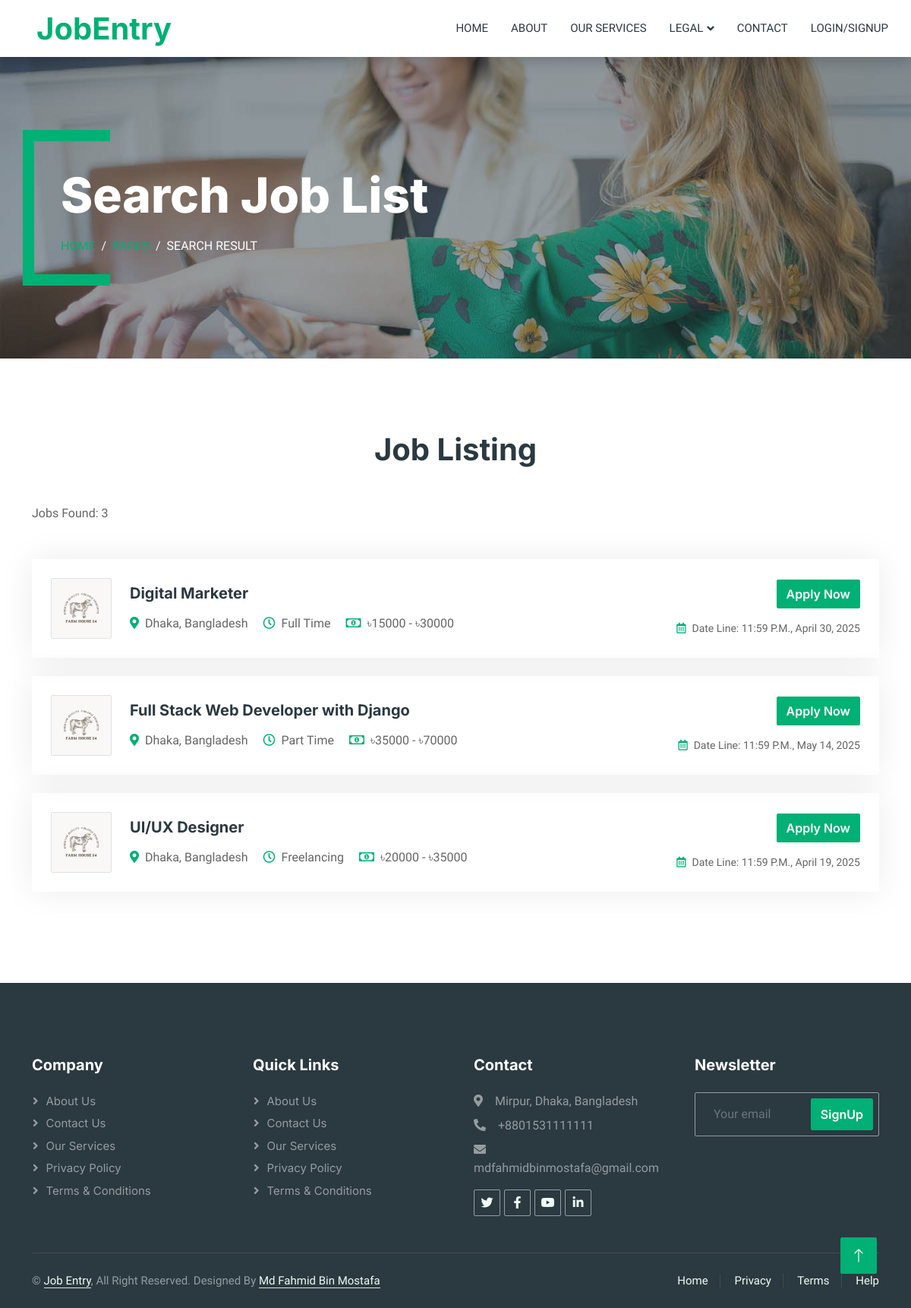
/search_job, run on the app's committed database.
### jobapp/models.py (models this page shows, shortened)
class Job(models.Model):
    company_name = models.ForeignKey(Recuiter, on_delete=models.CASCADE)
    email = models.EmailField(null=True)
    description = CKEditor5Field(config_name='default')
    website = models.CharField(max_length=50, null=True, blank=True)
    position = models.CharField(max_length=100)
    slug = AutoSlugField(populate_from='position', unique=True)
    min_salary = models.IntegerField()
    max_salary = models.IntegerField()
    job_type = models.ForeignKey(Type, null=True, on_delete=models.CASCADE)
    category = models.ForeignKey(Category, on_delete=models.CASCADE, null=True)
    post_date = models.DateField(auto_now_add=True, null=True)
    post_time = models.TimeField(auto_now_add=True, null=True)
    apply_date = models.DateField(null=True)
    apply_time = models.TimeField(null=True)
    vacancy = models.IntegerField(null=True)
    responsibility = CKEditor5Field(config_name='default', null=True, blank=True)
    qualification = CKEditor5Field(config_name='default', null=True, blank=True)

class Recuiter(models.Model):
    user = models.OneToOneField(CustomUser, on_delete=models.CASCADE, null=True)
    first_name = models.CharField(max_length=50, null=True)
    last_name = models.CharField(max_length=50, null=True)
    state = models.CharField(max_length=50)
    country = models.CharField(max_length=50)
    company = models.CharField(max_length=50)
    logo = models.ImageField(upload_to='company_logo')

class Type(models.Model):
    job_type = models.CharField(max_length=50)
    def __str__(self):
        return self.job_type

### jobapp/views.py (the view)
# urls.py: path('search_job', views.searching, name='search_job'),
def searching(request):
    remain_date = None
    remain_time = None
    job_title = request.POST.get('job_title', '')
    category = request.POST.get('category', '')
    location = request.POST.get('location', '')
    if job_title and location and category:
        jobs = Job.objects.filter(Q(position__icontains=job_title) & Q(company_name__state__icontains=location) & Q(category__category__icontains=category))
    elif category:
        jobs = Job.objects.filter(category__category__icontains=category)
    elif job_title:
        jobs = Job.objects.filter(position__icontains=job_title)
    elif location:
        jobs = Job.objects.filter(company_name__state__icontains=location)
    else:
        jobs = Job.objects.all()
    current_date = datetime.now().date()
    current_time = datetime.now().time()
    def convert_to_timedelta(time_value):
        return timedelta(hours=time_value.hour, minutes=time_value.minute, seconds=time_value.second)
    current_time_timedelta = convert_to_timedelta(current_time)
    job_data = []
    for job in jobs:
        remain_date = job.apply_date - current_date
        apply_time_timedelta = convert_to_timedelta(job.apply_time)
        remain_time = apply_time_timedelta - current_time_timedelta
        if remain_date.days ==  0 and remain_time.total_seconds() < 0:
            job.delete()
        job_data.append({
            'job': job,
            'remain_date': remain_date,
            'remain_time': remain_time
        })
    job_count = len(job_data)
    return render(request, "search-result.html", {'job': jobs, 'remain_date': remain_date, 'remain_time': remain_time, 'job_count': job_count})

### templates/search-result.html (shortened to what this page needs)
{% extends 'base.html' %} {% load static %} {% block content %}
<div class="container-xxl py-5 bg-dark page-header mb-5">
  <div class="container my-5 pt-5 pb-4">
    <h1 class="display-3 text-white mb-3 animated slideInDown">
      Search Job List
    </h1>
    <nav aria-label="breadcrumb">
      <ol class="breadcrumb text-uppercase">
        <li class="breadcrumb-item"><a href="#">Home</a></li>
        <li class="breadcrumb-item"><a href="#">Pages</a></li>
        <li class="breadcrumb-item text-white active" aria-current="page">
          Search Result
        </li>
      </ol>
    </nav>
  </div>
</div>
<div class="container-xxl py-5">
  <div class="container">
    <h1 class="text-center mb-5">Job Listing</h1>
    <p class="text-left mb-5">Jobs Found: {{job_count}}</p>
    {% for job in job %}
    <div class="job-item p-4 mb-4">
      <div class="row g-4">
        <div class="col-sm-12 col-md-8 d-flex align-items-center">
          <img
            class="flex-shrink-0 img-fluid border rounded"
            src="{{job.company_name.logo.url}}"
            alt=""
            style="width: 80px; height: 80px"
          />
          <div class="text-start ps-4">
            <h5 class="mb-3">{{job.position}}</h5>
            <span class="text-truncate me-3"
              ><i class="fa fa-map-marker-alt text-primary me-2"></i
              >{{job.company_name.state}}, {{job.company_name.country}}</span
            >
            <span class="text-truncate me-3"
              ><i class="far fa-clock text-primary me-2"></i
              >{{job.job_type}}</span
            >
            <span class="text-truncate me-0"
              ><i class="far fa-money-bill-alt text-primary me-2"></i
              >৳{{job.min_salary}} - ৳{{job.max_salary}}</span
            >
          </div>
        </div>
        <div
          class="col-sm-12 col-md-4 d-flex flex-column align-items-start align-items-md-end justify-content-center"
        >
          <div class="d-flex mb-3">
            <a class="btn btn-primary" href="{% url 'job_details' job.slug %}"
              >Apply Now</a
            >
          </div>
          <small class="text-truncate"
            ><i class="far fa-calendar-alt text-primary me-2"></i>Date Line:
            <span style="text-transform: uppercase">{{job.apply_time}}, </span
            >{{job.apply_date}}</small
          >
        </div>
      </div>
    </div>
    {% endfor %}
  </div>
</div>
{% endblock %}

### templates/base.html (shortened to what this page needs)
<!DOCTYPE html>
{% load static %}
<html lang="en">
<head>
    <link href="https://cdnjs.cloudflare.com/ajax/libs/font-awesome/5.10.0/css/all.min.css" rel="stylesheet">
    <link href="https://cdn.jsdelivr.net/npm/bootstrap-icons@1.4.1/font/bootstrap-icons.css" rel="stylesheet">
    <link href="{% static 'lib/animate/animate.min.css' %}" rel="stylesheet">
    <link href="{% static 'lib/owlcarousel/assets/owl.carousel.min.css' %}" rel="stylesheet">
    <link href="{% static 'css/bootstrap.min.css' %}" rel="stylesheet">
    <link href="{% static 'css/style.css' %}" rel="stylesheet">
</head>
<body>
    <div class="container-xxl bg-white p-0">
        {% include 'navbar.html' %}
        {% block content %}
        {% endblock  %}
        <a href="#" class="btn btn-lg btn-primary btn-lg-square back-to-top"><i class="bi bi-arrow-up"></i></a>
        {% include 'footer.html' %}
    </div>
</body>
</html>

### templates/navbar.html (shortened to what this page needs)
{% load static %}
<nav class="navbar navbar-expand-lg bg-white navbar-light shadow sticky-top p-0">
    <a href="{% url 'index' %}" class="navbar-brand d-flex align-items-center text-center py-0 px-4 px-lg-5">
        <h1 class="m-0 text-primary">JobEntry</h1>
    </a>
    <div class="collapse navbar-collapse" id="navbarCollapse">
        <div class="navbar-nav ms-auto p-4 p-lg-0">
            <a href="{% url 'index' %}" class="nav-item nav-link {% if request.resolver_match.url_name == 'index' %}active{% endif %}">Home</a>
            <a href="{% url 'about' %}" class="nav-item nav-link {% if request.resolver_match.url_name == 'about' %}active{% endif %}">About</a>
            <a href="{% url 'our_services' %}" class="nav-item nav-link {% if request.resolver_match.url_name == 'our_services' %}active{% endif %}">Our Services</a>
            <div class="nav-item dropdown">
                <a href="#" class="nav-link dropdown-toggle {% if request.resolver_match.url_name in 'privacy_policy terms_conditions' %}active{% endif %}" data-bs-toggle="dropdown">Legal</a>
            </div>
            <a href="{% url 'contact' %}" class="nav-item nav-link {% if request.resolver_match.url_name == 'contact' %}active{% endif %}">Contact</a>
            {% if request.user.is_authenticated %}
                {% if request.user.user_type == '1' %}
                    <a href="{% url 'job_apply' %}" class="btn btn-primary py-4 px-lg-5 mt-2 mb-2 me-3 d-lg-block shadow-sm" style="height: auto;">
                        Post A Job <i class="fa fa-plus-circle ms-2"></i>
                    </a>
                {% endif %}
                <div class="action position-relative">
                    <div class="profile d-flex align-items-center" onclick="menuToggle();" style="border: 1px solid black; margin-right: 10px; margin-top: 15px;">
                        {% if request.user.user_type == '1' %}
                            {% with recruiter=request.user.recuiter %}
                                {% if recruiter.logo %}
                                    <img src="{{ recruiter.logo.url }}" alt="Company Logo" class="rounded-circle border profile-img">
                                {% else %}
                                    <img src="{% static 'assets/img/default-company-logo.png' %}" alt="Company Logo" class="rounded-circle border profile-img">
                                {% endif %}
                            {% endwith %}
                        {% else %}
                            {% if request.user.profile_pic %}
                                <img src="{{ request.user.profile_pic.url }}" alt="Applicant Image" class="rounded-circle border profile-img">
                            {% else %}
                                <img src="{% static 'assets/img/default-profile.png' %}" alt="Applicant Image" class="rounded-circle border profile-img">
                            {% endif %}
                        {% endif %}
                    </div>
                    <div class="menu border rounded-3">
                        <h3 class="text-center">
                            {{ request.user.first_name }} {{ request.user.last_name }}<br />
                            <span class="text-muted">
                                {% if request.user.user_type == '1' %} Recruiter {% else %} Applicant {% endif %}
                            </span>
                        </h3>
                        <ul class="list-unstyled">
                            <li><a href="{% url 'my_profile' %}"><i class="fa fa-user me-2"></i> My Profile</a></li>
                            <li><a href="{% url 'cng_pass' %}"><i class="fa fa-lock me-2"></i> Change Password</a></li>
                            {% if request.user.user_type == '1' %}
                                <li><a href="{% url 'application_notification' %}"><i class="fa fa-bell me-2"></i> Application Notifications</a></li>
                            {% else %}
                                <li><a href="{% url 'application_history' %}"><i class="fa fa-history me-2"></i> Application History</a></li>
                                <li><a href="{% url 'view_notifications' %}"><i class="fa fa-bell me-2"></i> Notifications
                                    {% if unread_notification_count > 0 %}
                                    <span class="badge bg-danger text-white">{{ unread_notification_count }}</span>
                                    {% endif %}
                                </a></li>
                            {% endif %}
                            <li><a href="{% url 'dologout' %}"><i class="fa fa-sign-out-alt me-2"></i> Logout</a></li>
                        </ul>
                    </div>
                </div>
            {% else %}
                <a href="{% url 'login' %}" class="nav-item nav-link {% if request.resolver_match.url_name == 'login' %}active{% endif %}">Login/Signup</a>
            {% endif %}
        </div>
    </div>
</nav>

### templates/footer.html (shortened to what this page needs)
<div class="container-fluid bg-dark text-white-50 footer pt-5 mt-5 wow fadeIn" data-wow-delay="0.1s">
    <div class="container py-5">
        <div class="row g-5">
            <div class="col-lg-3 col-md-6">
                <h5 class="text-white mb-4">Company</h5>
                <a class="btn btn-link text-white-50" href="{% url 'about' %}">About Us</a>
                <a class="btn btn-link text-white-50" href="{% url 'contact' %}">Contact Us</a>
                <a class="btn btn-link text-white-50" href="{% url 'our_services' %}">Our Services</a>
                <a class="btn btn-link text-white-50" href="{% url 'privacy_policy' %}">Privacy Policy</a>
                <a class="btn btn-link text-white-50" href="{% url 'terms_conditions' %}">Terms & Conditions</a>
            </div>
            <div class="col-lg-3 col-md-6">
                <h5 class="text-white mb-4">Quick Links</h5>
                <a class="btn btn-link text-white-50" href="{% url 'about' %}">About Us</a>
                <a class="btn btn-link text-white-50" href="{% url 'contact' %}">Contact Us</a>
                <a class="btn btn-link text-white-50" href="{% url 'our_services' %}">Our Services</a>
                <a class="btn btn-link text-white-50" href="{% url 'privacy_policy' %}">Privacy Policy</a>
                <a class="btn btn-link text-white-50" href="{% url 'terms_conditions' %}">Terms & Conditions</a>
            </div>
            <div class="col-lg-3 col-md-6">
                <h5 class="text-white mb-4">Contact</h5>
                <p class="mb-2"><i class="fa fa-map-marker-alt me-3"></i>Mirpur, Dhaka, Bangladesh</p>
                <p class="mb-2"><i class="fa fa-phone-alt me-3"></i>+8801531111111</p>
                <p class="mb-2"><i class="fa fa-envelope me-3"></i>mdfahmidbinmostafa@gmail.com</p>
                <div class="d-flex pt-2">
                    <a class="btn btn-outline-light btn-social" href=""><i class="fab fa-twitter"></i></a>
                    <a class="btn btn-outline-light btn-social" href=""><i class="fab fa-facebook-f"></i></a>
                    <a class="btn btn-outline-light btn-social" href=""><i class="fab fa-youtube"></i></a>
                    <a class="btn btn-outline-light btn-social" href=""><i class="fab fa-linkedin-in"></i></a>
                </div>
            </div>
            <div class="col-lg-3 col-md-6">
                <h5 class="text-white mb-4">Newsletter</h5>
                <div class="position-relative mx-auto" style="max-width: 400px;">
                    <input class="form-control bg-transparent w-100 py-3 ps-4 pe-5" type="text" placeholder="Your email">
                    <button type="button" class="btn btn-primary py-2 position-absolute top-0 end-0 mt-2 me-2">SignUp</button>
                </div>
            </div>
        </div>
    </div>
    <div class="container">
        <div class="copyright">
            <div class="row">
                <div class="col-md-6 text-center text-md-start mb-3 mb-md-0">
                    &copy; <a class="border-bottom" href="#">Job Entry</a>, All Right Reserved.
                    Designed By <a class="border-bottom" href="https://htmlcodex.com">Md Fahmid Bin Mostafa</a>
                </div>
                <div class="col-md-6 text-center text-md-end">
                    <div class="footer-menu">
                        <a href="{% url 'index' %}">Home</a>
                        <a href="{% url 'privacy_policy' %}">Privacy</a>
                        <a href="{% url 'terms_conditions' %}">Terms</a>
                        <a href="{% url 'contact' %}">Help</a>
                    </div>
                </div>
            </div>
        </div>
    </div>
</div>

### data on the page
Job: company_name.logo (picture), position "Digital Marketer", company_name.state "Dhaka", company_name.country "Bangladesh", job_type "Full Time", min_salary "15000", max_salary "30000", apply_time "11:59 P.M.", apply_date "April 30, 2025"
Job: company_name.logo (picture), position "Full Stack Web Developer with Django", company_name.state "Dhaka", company_name.country "Bangladesh", job_type "Part Time", min_salary "35000", max_salary "70000", apply_time "11:59 P.M.", apply_date "May 14, 2025"
Job: company_name.logo (picture), position "UI/UX Designer", company_name.state "Dhaka", company_name.country "Bangladesh", job_type "Freelancing", min_salary "20000", max_salary "35000", apply_time "11:59 P.M.", apply_date "April 19, 2025"

### other printed values
{{ job_count }} "3"
